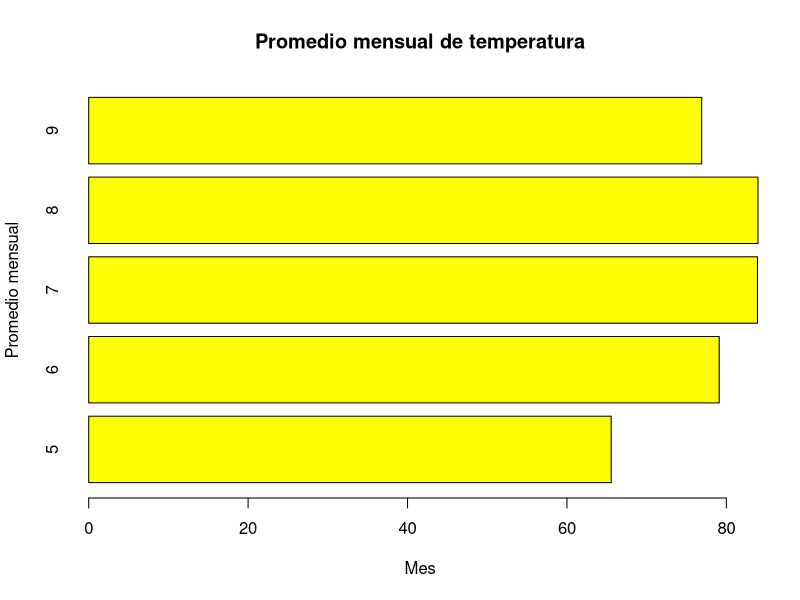
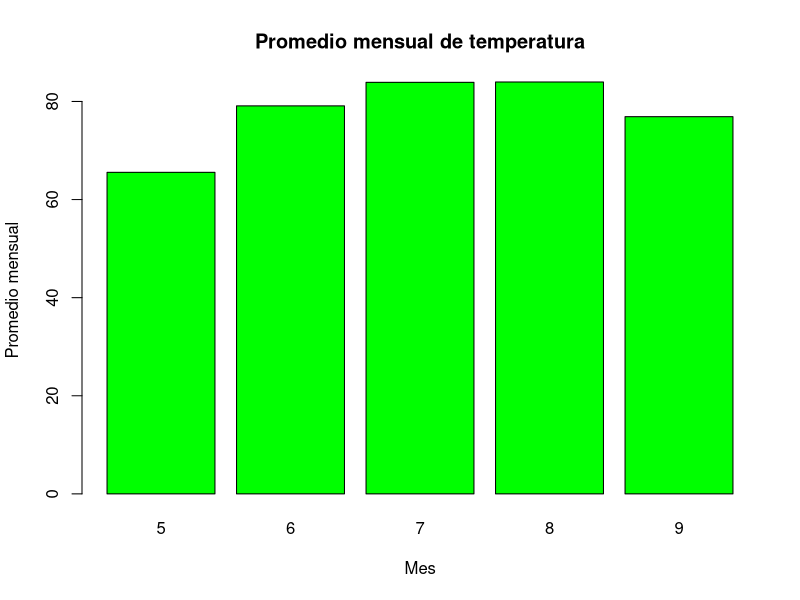
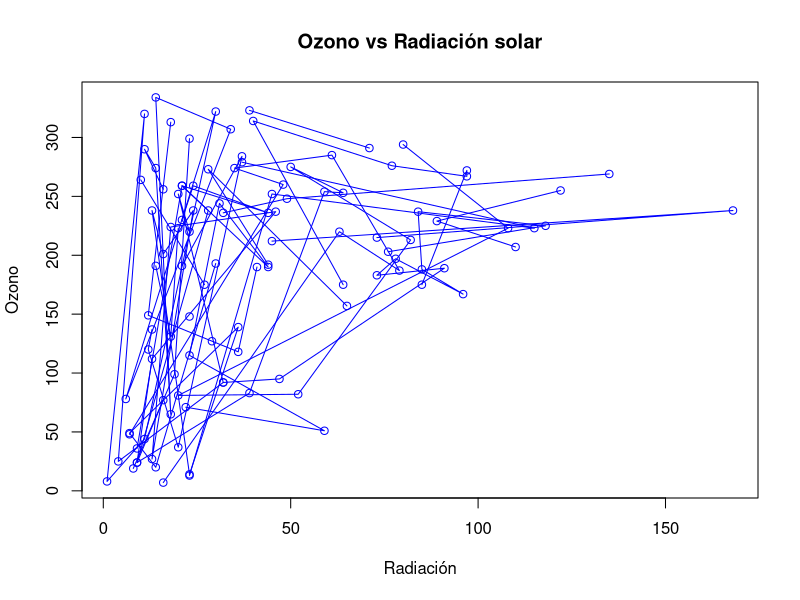

These figures' R source, in order:
## ---- chunk 1
library(dplyr)
## ---- chunk 2
data("airquality")
airquality
## ---- chunk 3
data <- summarize(group_by(airquality, Month), promedio_mensual = mean(Temp, na.rm = TRUE))
barplot(height = data$promedio_mensual,
        names.arg = data$Month,
        main = "Promedio mensual de temperatura",
        xlab = "Mes", horiz = TRUE,
        ylab = "Promedio mensual",
        col = "yellow")
barplot(height = data$promedio_mensual,
        names.arg = data$Month,
        main = "Promedio mensual de temperatura",
        xlab = "Mes", horiz = FALSE,
        ylab = "Promedio mensual",
        col = "green")
## ---- chunk 4
plot(x = airquality$Ozone, y = airquality$Solar.R,
     type="o",
     main="Ozono vs Radiación solar",
     xlab = "Radiación",
     ylab = "Ozono",
     col = "blue")
